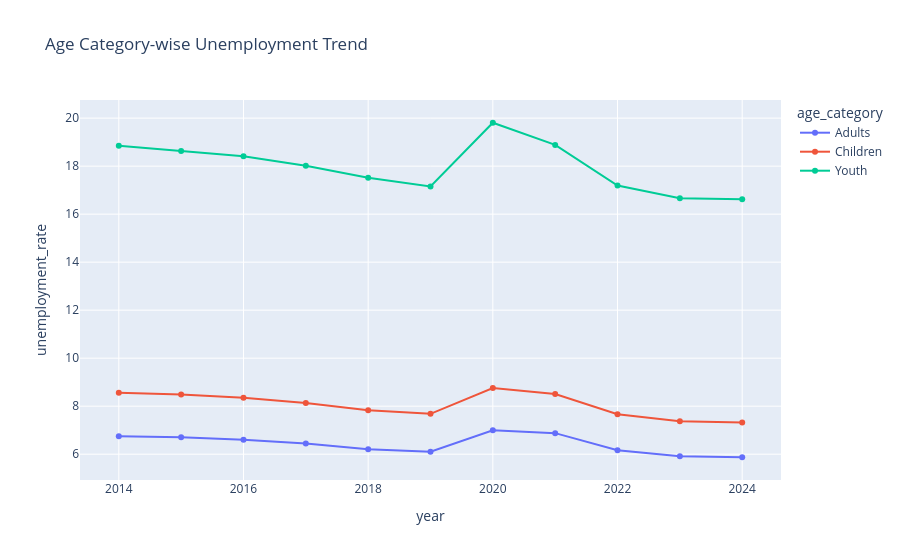

Notebook code cell kept with this figure:
### Code cell
fig = px.line(
    age_trend,
    x="year",
    y="unemployment_rate",
    color="age_category",
    markers=True,
    title="Age Category-wise Unemployment Trend"
)
fig.show()

### Figure 1 — Plotly figure (JSON) as saved in the notebook; plotly's stock layout.template omitted (floating-point values rounded to 4 significant figures)
{"data": [{"hovertemplate": "age_category=Adults<br>year=%{x}<br>unemployment_rate=%{y}<extra></extra>", "legendgroup": "Adults", "line": {"color": "#636efa", "dash": "solid"}, "marker": {"symbol": "circle"}, "mode": "lines+markers", "name": "Adults", "orientation": "v", "showlegend": true, "type": "scatter", "x": [2014, 2015, 2016, 2017, 2018, 2019, 2020, 2021, 2022, 2023, 2024], "xaxis": "x", "y": [6.745, 6.703, 6.605, 6.44, 6.201, 6.104, 6.993, 6.876, 6.168, 5.917, 5.873], "yaxis": "y"}, {"hovertemplate": "age_category=Children<br>year=%{x}<br>unemployment_rate=%{y}<extra></extra>", "legendgroup": "Children", "line": {"color": "#EF553B", "dash": "solid"}, "marker": {"symbol": "circle"}, "mode": "lines+markers", "name": "Children", "orientation": "v", "showlegend": true, "type": "scatter", "x": [2014, 2015, 2016, 2017, 2018, 2019, 2020, 2021, 2022, 2023, 2024], "xaxis": "x", "y": [8.565, 8.485, 8.356, 8.134, 7.831, 7.681, 8.753, 8.507, 7.663, 7.375, 7.322], "yaxis": "y"}, {"hovertemplate": "age_category=Youth<br>year=%{x}<br>unemployment_rate=%{y}<extra></extra>", "legendgroup": "Youth", "line": {"color": "#00cc96", "dash": "solid"}, "marker": {"symbol": "circle"}, "mode": "lines+markers", "name": "Youth", "orientation": "v", "showlegend": true, "type": "scatter", "x": [2014, 2015, 2016, 2017, 2018, 2019, 2020, 2021, 2022, 2023, 2024], "xaxis": "x", "y": [18.85, 18.63, 18.41, 18.02, 17.52, 17.15, 19.81, 18.88, 17.19, 16.66, 16.63], "yaxis": "y"}], "layout": {"legend": {"title": {"text": "age_category"}, "tracegroupgap": 0}, "title": {"text": "Age Category-wise Unemployment Trend"}, "xaxis": {"anchor": "y", "domain": [0, 1], "title": {"text": "year"}}, "yaxis": {"anchor": "x", "domain": [0, 1], "title": {"text": "unemployment_rate"}}}}
